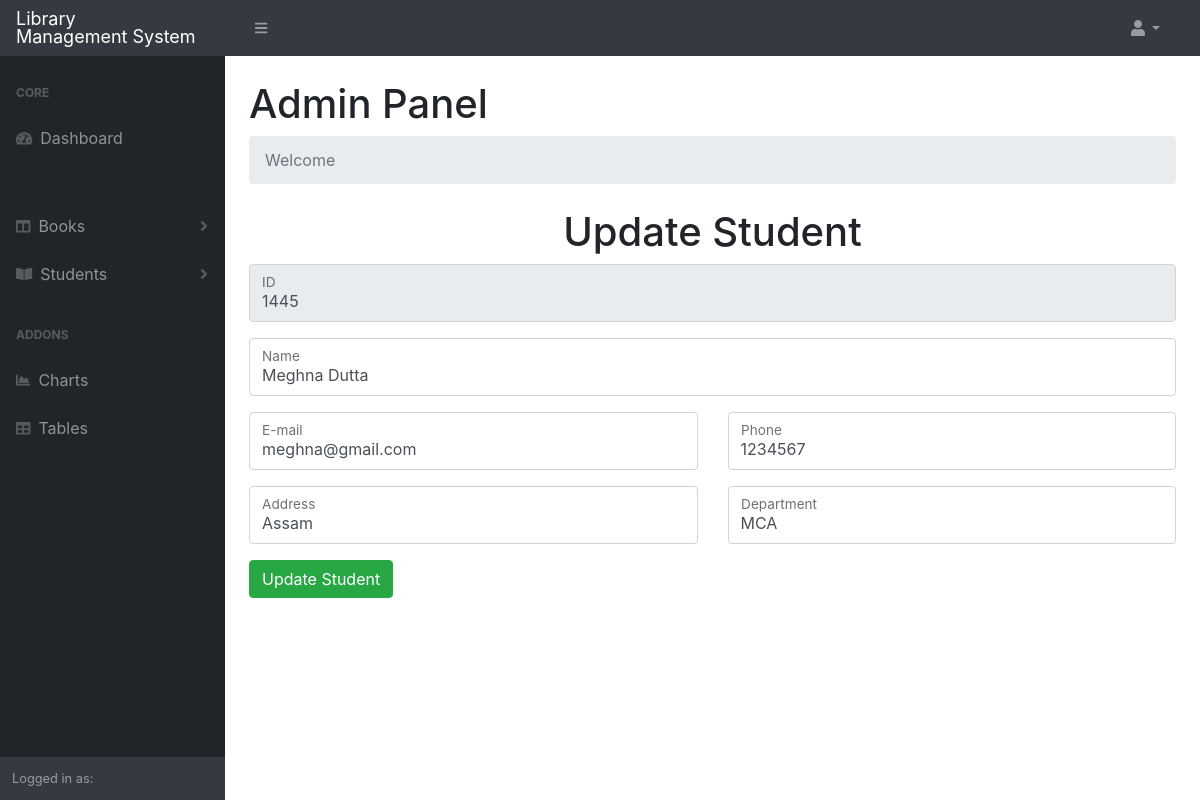
Page /admin/editstudent.php?s_id=1445 on the committed database.
### tables this page shows
CREATE TABLE IF NOT EXISTS `student` (
  `s_id` int(255) NOT NULL AUTO_INCREMENT,
  `s_name` varchar(2552) NOT NULL,
  `s_email` varchar(255) NOT NULL,
  `s_phone` int(255) NOT NULL,
  `s_address` varchar(255) NOT NULL,
  `department` varchar(255) NOT NULL,
  PRIMARY KEY (`s_id`)
);

### admin/editstudent.php (the view, shortened to what this page needs)
<?php
include '../connect.php';
include 'main.php';
$s_id=$_GET["s_id"];
$result = mysqli_query($con, "select * from student where s_id=$s_id");
$row = mysqli_fetch_array($result);
?>
    <h1 style="text-align: center;">Update Student</h1>
    <form action="editstudent1.php" method="POST">
    <div class="row g-2">
<div class="col-md">
    <div class="form-floating mb-3">
        <input type="text" class="form-control" name="s_id" id="id" placeholder="ID" value="<?php echo $row["s_id"] ?>" readonly>
        <label for="id"> ID </label>
    </div>
</div>
    </div>
    <div class="row g-2">
<div class="col-md">
    <div class="form-floating mb-3">
        <input type="text" class="form-control" name="s_name" id="name" placeholder="Name" value="<?php echo $row["s_name"] ?>">
        <label for="name"> Name </label>
    </div>
</div>
</div>
<div class="row g-2">
<div class="col-md">
    <div class="form-floating mb-3">
        <input type="email" class="form-control" name="s_email" id="email" placeholder="E-mail" value="<?php echo $row["s_email"] ?>">
        <label for="email"> E-mail </label>
    </div>
</div>
<div class="col-md">
    <div class="form-floating mb-3">
        <input type="text" class="form-control" name="s_phone" id="phone" placeholder="Phone" value="<?php echo $row["s_phone"] ?>">
        <label for="phone"> Phone </label>
    </div>
</div>
</div>
<div class="row g-2">
<div class="col-md">
    <div class="form-floating mb-3">
        <input type="text" class="form-control" name="s_address" id="address" placeholder="Address" value="<?php echo $row["s_address"] ?>">
        <label for="address"> Address </label>
    </div>
</div>
<div class="col-md">
    <div class="form-floating mb-3">
        <input type="text" class="form-control" name="department" id="department" placeholder="Department" value="<?php echo $row["department"] ?>">
        <label for="department"> Department </label>
    </div>
</div>
</div>
<input type="submit" class="btn btn-md btn-success" value="Update Student" name="submit">
    </form>
</body>
</body>

### rows in the picture
student: s_id "1445", s_name "Meghna Dutta", s_email "meghna@gmail.com", s_phone "1234567", s_address "Assam", department "MCA"
